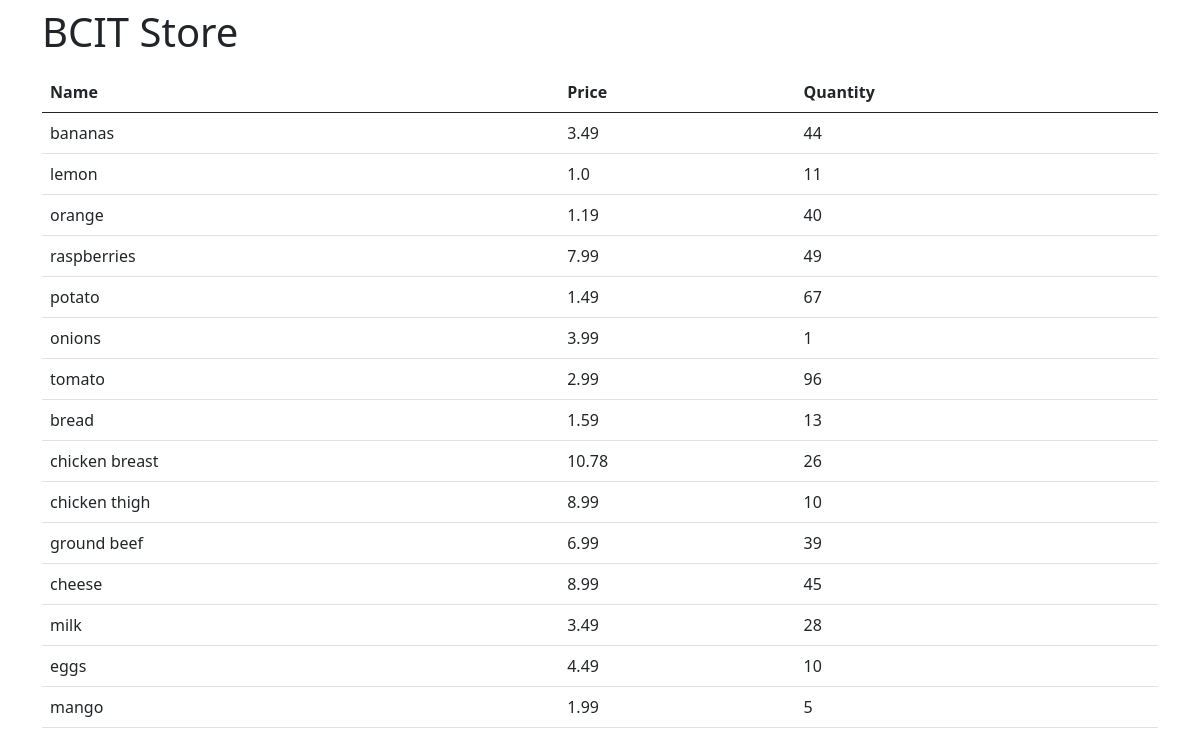
The page / on the database its author committed.
### models.py (models this page shows, shortened)
class Product(db.Model):
    name = db.Column(db.String, primary_key=True)
    price = db.Column(db.Float, nullable=False)
    quantity = db.Column(db.Integer, nullable=False)

### app.py (the view)
@app.route("/")
def home():
    data = Product.query.all()
    return render_template("index.html", products=data)

### templates/index.html
{% extends "base.html" %}
{% block content %}
<h1 class="py-2">BCIT Store</h1>
<table class="table table-highlighted">
    <thead>
        <tr>
            <th>Name</th>
            <th>Price</th>
            <th>Quantity</th>
        </tr>
    </thead>
    <tbody>
        {% for product in products %}
        <tr>
            <td>{{ product.name }}</td>
            <td>{{ product.price }}</td>
            <td>{{ product.quantity }}</td>
        </tr>
        {% endfor %}
    </tbody>
</table>
{% endblock %}

### templates/base.html (shortened to what this page needs)
<!doctype html>
<html lang="en">
<head>
    <link href="https://cdn.jsdelivr.net/npm/bootstrap@5.0.2/dist/css/bootstrap.min.css" rel="stylesheet"
>
</head>
<body>
    <div class="container">
        {% block content %}
        {% endblock %}
    </div>
</body>
</html>

### rows shown on the page
Product: name "bananas", price "3.49", quantity "44"
Product: name "lemon", price "1.0", quantity "11"
Product: name "orange", price "1.19", quantity "40"
Product: name "raspberries", price "7.99", quantity "49"
Product: name "potato", price "1.49", quantity "67"
Product: name "onions", price "3.99", quantity "1"
Product: name "tomato", price "2.99", quantity "96"
Product: name "bread", price "1.59", quantity "13"
Product: name "chicken breast", price "10.78", quantity "26"
Product: name "chicken thigh", price "8.99", quantity "10"
Product: name "ground beef", price "6.99", quantity "39"
Product: name "cheese", price "8.99", quantity "45"
Product: name "milk", price "3.49", quantity "28"
Product: name "eggs", price "4.49", quantity "10"
Product: name "mango", price "1.99", quantity "5"
